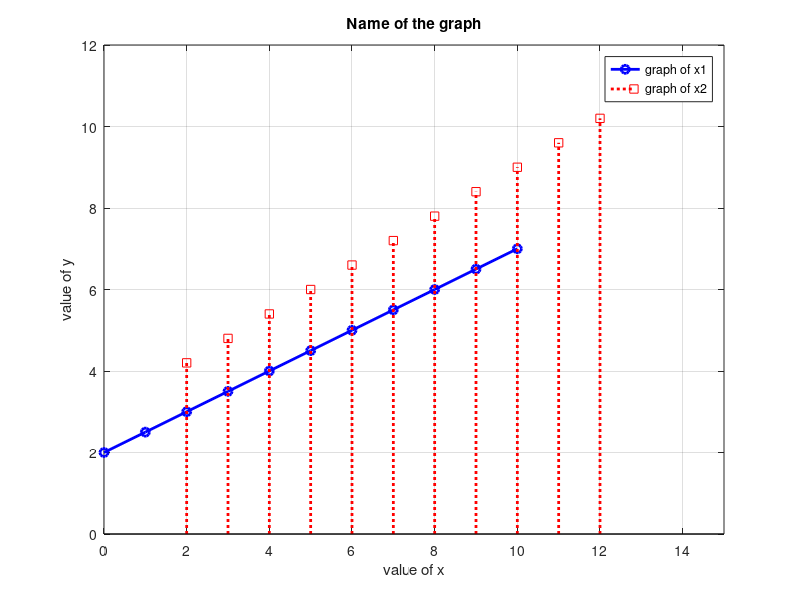

The MATLAB source for this figure:
x1 = 0:1:10;
x2 = 2:1:12;
m1 = 0.5;
m2 = 0.6;
c1 = 2;
c2 = 3;
y1 = m1*x1+c1;
y2 = m2*x2+c2;
figure;
plot(x1,y1,'-bo','Linewidth',2)
hold on
stem(x2,y2,':rs','Linewidth',2)
title('Name of the graph')
xlabel('value of x')
ylabel('value of y')
xlim([0 15])
ylim([0 12])
grid on
legend('graph of x1','graph of x2')
